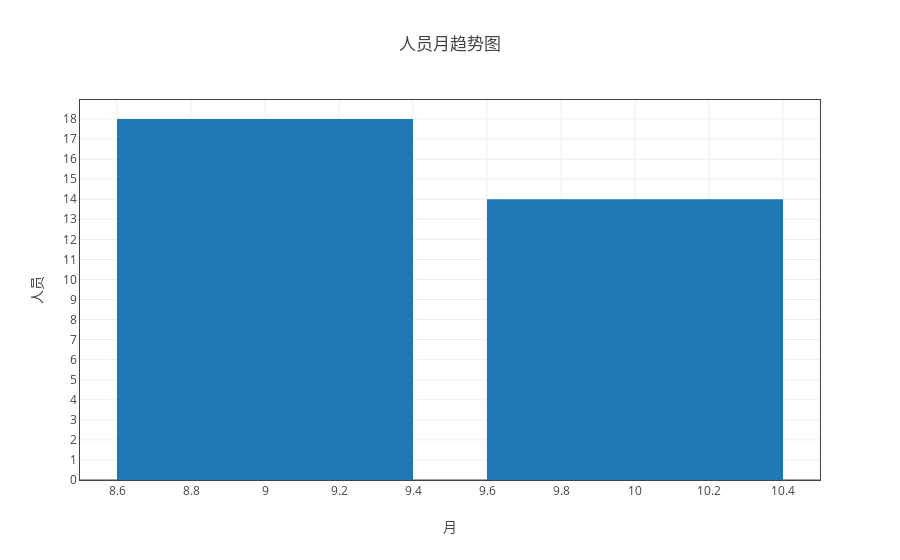

Notebook source saved alongside this figure:
### Code cell
ss = myModule.format(all_df1 ,"month" ,['人员'] )
ss.get_average_by('日期（格式“月-周次”）')
tt = myModule.myPlot(ss.groupby("count") )# ,"日期（格式“月-周次”）" ,['人员'])
tt.plot('bar',tag='月')

### Figure 1 — Plotly figure (JSON) as saved in the notebook; plotly's stock layout.template omitted (floating-point values rounded to 4 significant figures)
{"data": [{"name": "人员", "type": "bar", "uid": "68aef4e3-d1af-11e8-8ddb-a41f72875c19", "x": [9, 10], "y": [18, 14]}], "layout": {"title": "人员月趋势图", "xaxis": {"mirror": "all", "nticks": 20, "showgrid": true, "showline": true, "title": "月", "zeroline": true}, "yaxis": {"mirror": "all", "nticks": 20, "showgrid": true, "showline": true, "title": "人员", "zeroline": true}}}
